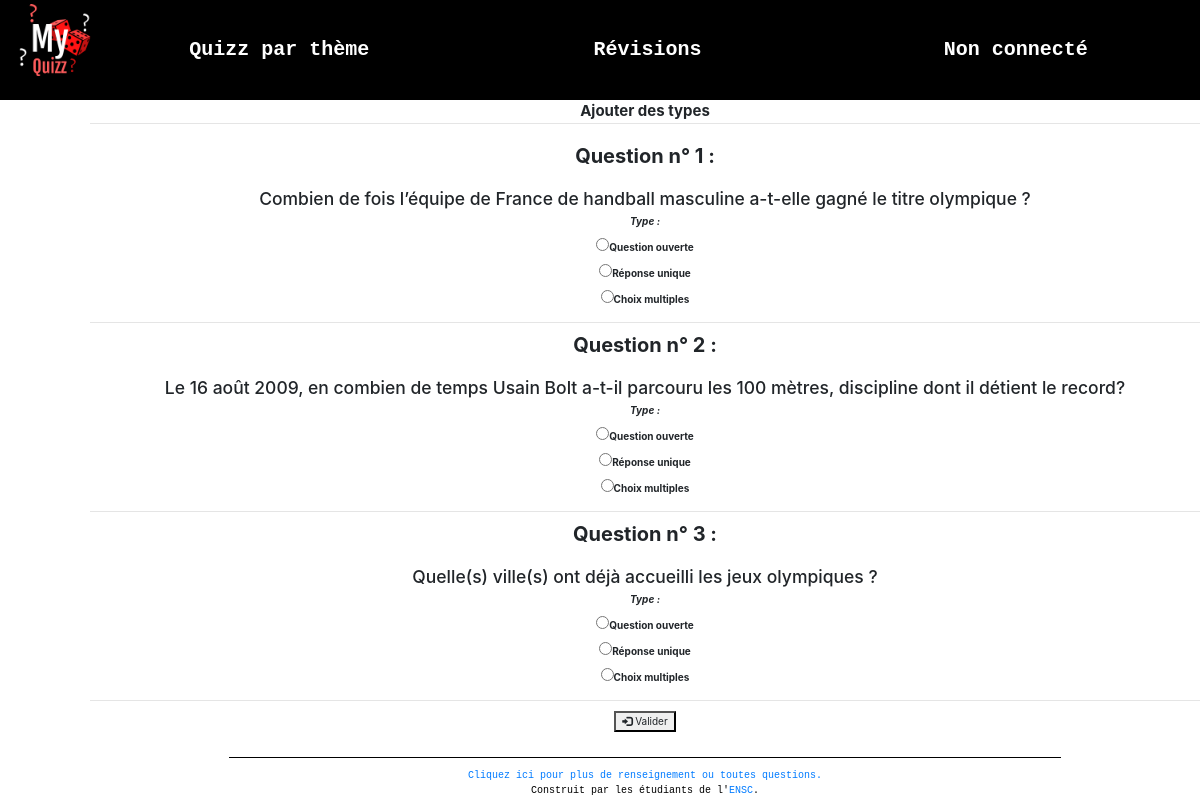
/add_type.php?id=1, run on the app's committed database.
### tables this page shows
CREATE TABLE `question` (
  `ques_id` int(11) NOT NULL,
  `ques_type` enum('texte','radio','checkbox') NOT NULL,
  `ques_cont` varchar(255) NOT NULL,
  `quiz_id` int(11) NOT NULL
);

### includes/function.php (called while the page is built, shortened)
<?php
function getDb() {
    try{
		return new PDO("mysql:host=localhost;dbname=myquizz;charset=utf8", 'root', '', array(PDO::ATTR_ERRMODE => PDO::ERRMODE_EXCEPTION));
    }
    catch(PDOException $e){
        echo "Erreur : " . $e->getMessage();
    }
}
?>

### add_type.php (the view, shortened to what this page needs)
<?php
	require_once "includes/function.php";
	$quizId = $_GET['id'];
	$stmt2 = getDb()->prepare('select * from question where quiz_id=?');
	$stmt2->execute(array($quizId));
	$questions = $stmt2->fetchAll();
?>
<!DOCTYPE html>
<html>
   <?php
		require_once "includes/head.php";
	?>
	<body>
		<?php require_once "includes/header.php"; ?>
		<form method="post" action="add_type.php?id=<?=$quizId?>">
			<div id="connexion">
				<fieldset><legend><strong>Ajouter des types </strong></legend><br/>
				<?php
				$numquestion=1;
				foreach ($questions as $question)
				{?>
					<h2><strong>Question n° <?=$numquestion?> : </strong></h2><br/>
					<h3> <?=$question['ques_cont']?> </h3>
					<label for="quiz"><i> Type :</i></label> <br/>
					<input type="radio" name="<?=$question['ques_id']?>" value="texte"/><label for="type">Question ouverte</label><br/>
					<input type="radio" name="<?=$question['ques_id']?>" value="unique"/><label for="type">Réponse unique</label><br/>
					<input type="radio" name="<?=$question['ques_id']?>" value="multiple"/><label for="type">Choix multiples</label><br/>
					<hr/>
				<?php $numquestion++;
				} ?>
		<button type="submit" name="validation" class="boutonC"><span class="glyphicon glyphicon-log-in"></span> Valider</button><br/><br/>
		<?php include "includes/footer.php";
		include "includes/scripts.php";?>
	</body>
</html>

### css/style.css (style rules this page uses)
body { width:100%; font-family : Courier New; }
#connexion { display: block; margin-left: 90px; text-align:center; }

### data on the page
question: ques_cont "Combien de fois l’équipe de France de handball masculine a-t-elle gagné le titre olympique ?"
question: ques_cont "Le 16 août 2009, en combien de temps Usain Bolt a-t-il parcouru les 100 mètres, discipline dont il détient le record?"
question: ques_cont "Quelle(s) ville(s) ont déjà accueilli les jeux olympiques ?"
